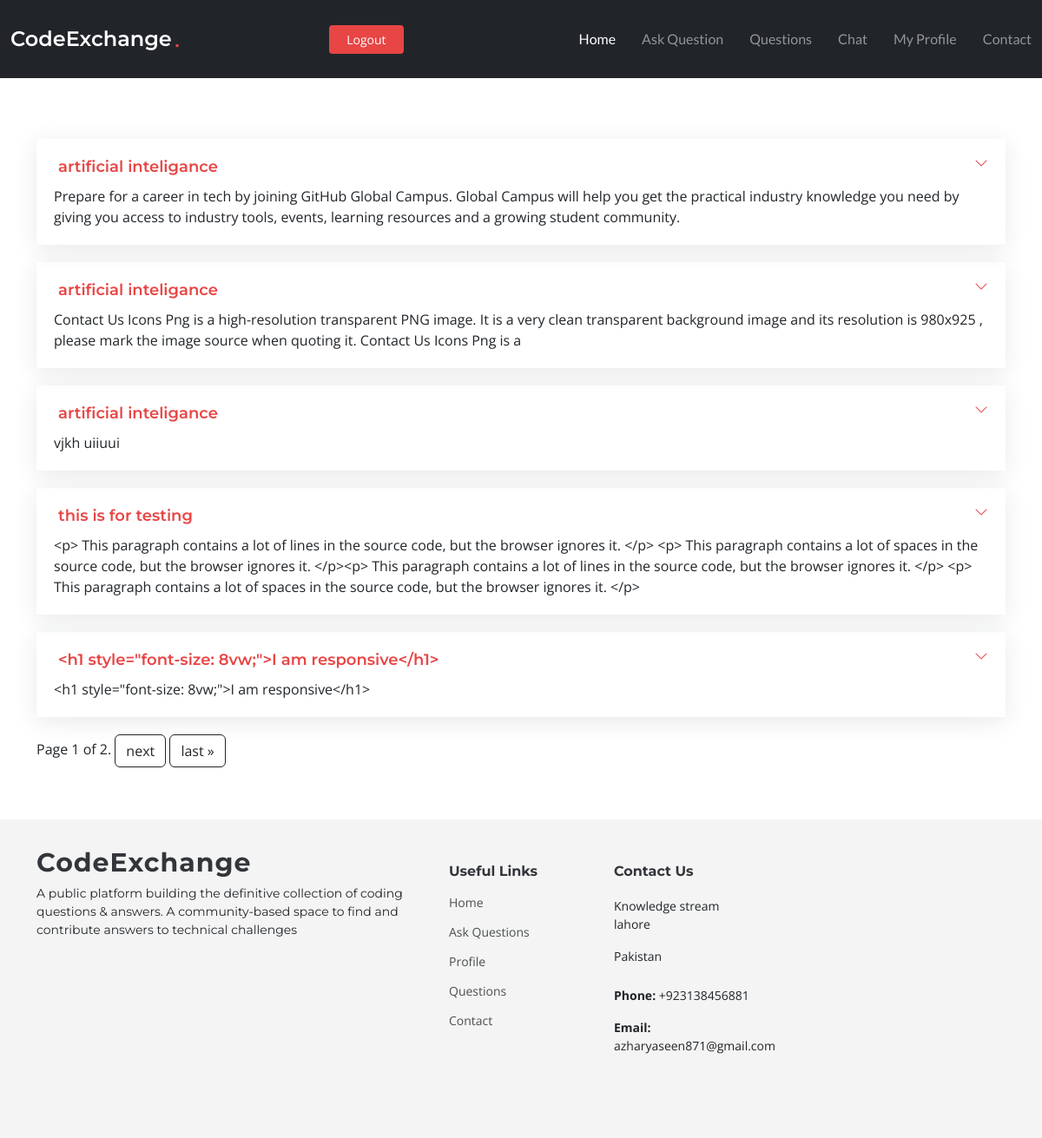
Page /questions/ (signed in) on the committed database.
### app/models.py (models this page shows, shortened)
class Questions(models.Model):
    user = models.ForeignKey(User, on_delete=models.CASCADE)
    title = models.CharField(max_length=1000)
    content = HTMLField()
    likes = models.ManyToManyField(User, related_name='like')
    date_created = models.DateTimeField(default=timezone.now)
    image = models.ImageField(upload_to='question_pic', blank=True, null=True)

### app/views.py (the view)
# urls.py: path('questions/',views.questions,name='questions'),
@login_required(login_url='login')
def questions(request):
    question = Questions.objects.all().order_by('-date_created')
    paginator = Paginator(question, 5)
    page_number = request.GET.get("page")
    page_obj = paginator.get_page(page_number)
    return render (request,'app/questions.html', { 'question':question ,'page_obj': page_obj})

### app/templates/app/questions.html (shortened to what this page needs)
{% extends 'base.html' %}
{% block content %}
  <section id="faq" class="faq">
    <div class="container" style="margin-top: 100px;">
        <div class="" data-aos="fade-up" data-aos-delay="200">
          <div class="faq-container">
            {% for question in page_obj %}
            <div class="faq-item faq-active">
              <a href="{% url 'detail' question.id %}"> <h3> <span>{{ question.title }}</span></h3></a>
              <div class="faq-content">
                <p>{{ question.content }}</p>
              </div>
              <i class="faq-toggle bi bi-chevron-right"></i>
            </div>
            {% endfor %}
                     {% include "app/includes/paginator.html" %}
          </div>
        </div>
      </div>
  </section>
{% endblock content %}

### static/assets/css/main.css (style rules this page uses)
:root { --font-default: "Open Sans", system-ui, -apple-system, "Segoe UI", Roboto, "Helvetica Neue", Arial, "Noto Sans", "Liberation Sans", sans-serif, "Apple Color Emoji", "Segoe UI Emoji", "Segoe UI Symbol", "Noto Color Emoji"; --font-primary: "Montserrat", sans-serif; --font-secondary: "Lato", sans-serif; }
:root { --color-default: #212529; --color-default-rgb: 33, 37, 41; --color-background: #ffffff; --color-background-rgb: 255, 255, 255; --color-primary: #e84545; --color-primary-rgb: 232, 69, 69; --color-secondary: #32353a; --color-secondary-rgb: 50, 53, 58; --color-box-background: #ffffff; --color-box-background-rgb: 255, 255, 255; --color-inverse: #ffffff; --color-inverse-rgb: 255, 255, 255; }
:root { --color-nav: #3a3939; --color-nav-hover: #e84545; --color-nav-dropdown: #3a3939; --color-nav-dropdown-hover: #e84545; --color-nav-dropdown-background: #ffffff; --color-nav-mobile-background: #ffffff; }
:root { scroll-behavior: smooth; }
body { color: var(--color-default); background-color: var(--color-background); font-family: var(--font-default); }
a { color: var(--color-primary); text-decoration: none; transition: 0.3s; }
h1, h2, h3, h4, h5, h6 { font-family: var(--font-primary); }
section { color: var(--color-default); background-color: var(--color-background); padding: 60px 0; overflow: clip; }
section { scroll-margin-top: 90px; }
.faq .faq-container .faq-item { position: relative; padding: 20px; margin-bottom: 20px; box-shadow: 0px 5px 25px 0px rgba(var(--color-default-rgb), 0.1); overflow: hidden; }
.faq .faq-container .faq-item h3 { color: var(--color-secondary); font-weight: 600; font-size: 18px; line-height: 24px; margin: 0 30px 0 0; transition: 0.3s; cursor: pointer; display: flex; align-items: flex-start; }
.faq .faq-container .faq-item .faq-content { display: grid; grid-template-rows: 0fr; transition: 0.3s ease-in-out; visibility: hidden; opacity: 0; }
.faq .faq-container .faq-item .faq-content p { margin-bottom: 0; overflow: hidden; }
.faq .faq-container .faq-item .faq-toggle { position: absolute; top: 20px; right: 20px; font-size: 16px; line-height: 0; transition: 0.3s; cursor: pointer; }
.faq .faq-container .faq-active h3 { color: var(--color-primary); }
.faq .faq-container .faq-active .faq-content { grid-template-rows: 1fr; visibility: visible; opacity: 1; padding-top: 10px; }
.faq .faq-container .faq-active .faq-toggle { transform: rotate(90deg); color: var(--color-primary); }

### rows in the picture
Questions: title "artificial inteligance", content "Prepare for a career in tech by joining GitHub Global Campus. Global Campus will help you get the practical industry knowledge you need by giving you access to industry tools, events, learning resources and a growing student community."
Questions: title "artificial inteligance", content "Contact Us Icons Png is a high-resolution transparent PNG image. It is a very clean transparent background image and its resolution is 980x925 , please mark the image source when quoting it. Contact Us Icons Png is a"
Questions: title "artificial inteligance", content "vjkh uiiuui"
Questions: title "this is for testing", content "<p> This paragraph contains a lot of lines in the source code, but the browser ignores it. </p> <p> This paragraph contains a lot of spaces in the source code, but the browser ignores it. </p><p> This paragraph contains a lot of lines in the source code, but the browser ignores it. </p> <p> This paragraph contains a lot of spaces in the source code, but the browser ignores it. </p>"
Questions: title "<h1 style=\"font-size: 8vw;\">I am responsive</h1>", content "<h1 style=\"font-size: 8vw;\">I am responsive</h1>"

### other values in the picture
{{ page_obj.number }} "1"
{{ page_obj.paginator.num_pages }} "2"
